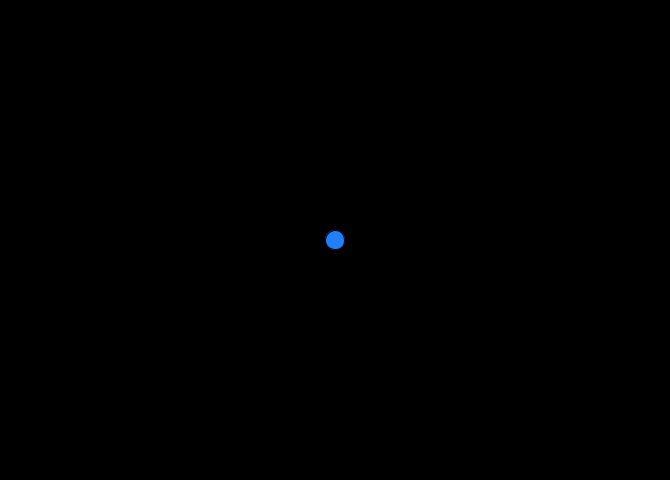
Frame 1 (no input)
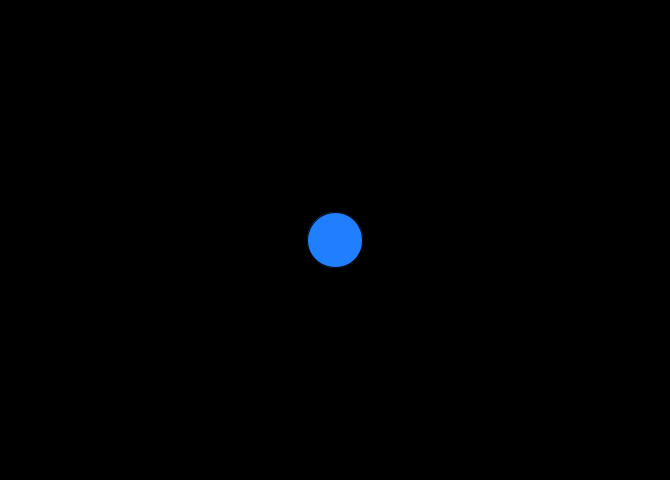
Frame 60 (the mouse pressed at the canvas centre just before this capture)
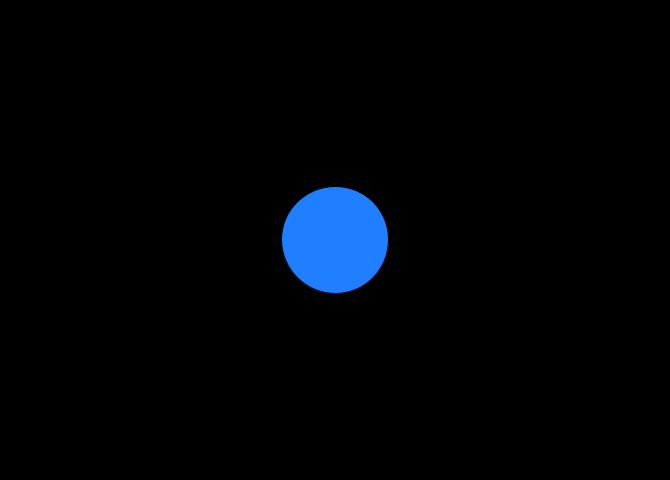
Frame 120 (the mouse held since frame 60 and released just before this capture)

The Processing sketch that drew these frames (run headless with seeded random() and noise(); from frame 60 on, the mouse is pressed at the canvas centre):

// Processing sketch: processing_117911
// ── processing_117911.pde

void setup(){
  size(670,480);
  frameRate(30);
}

void draw(){
  background(0);
  fill(31,127,255);
  float radius = 200 * sin(frameCount / 10.0);
  ellipse(width/2,height/2,radius,radius);
}
